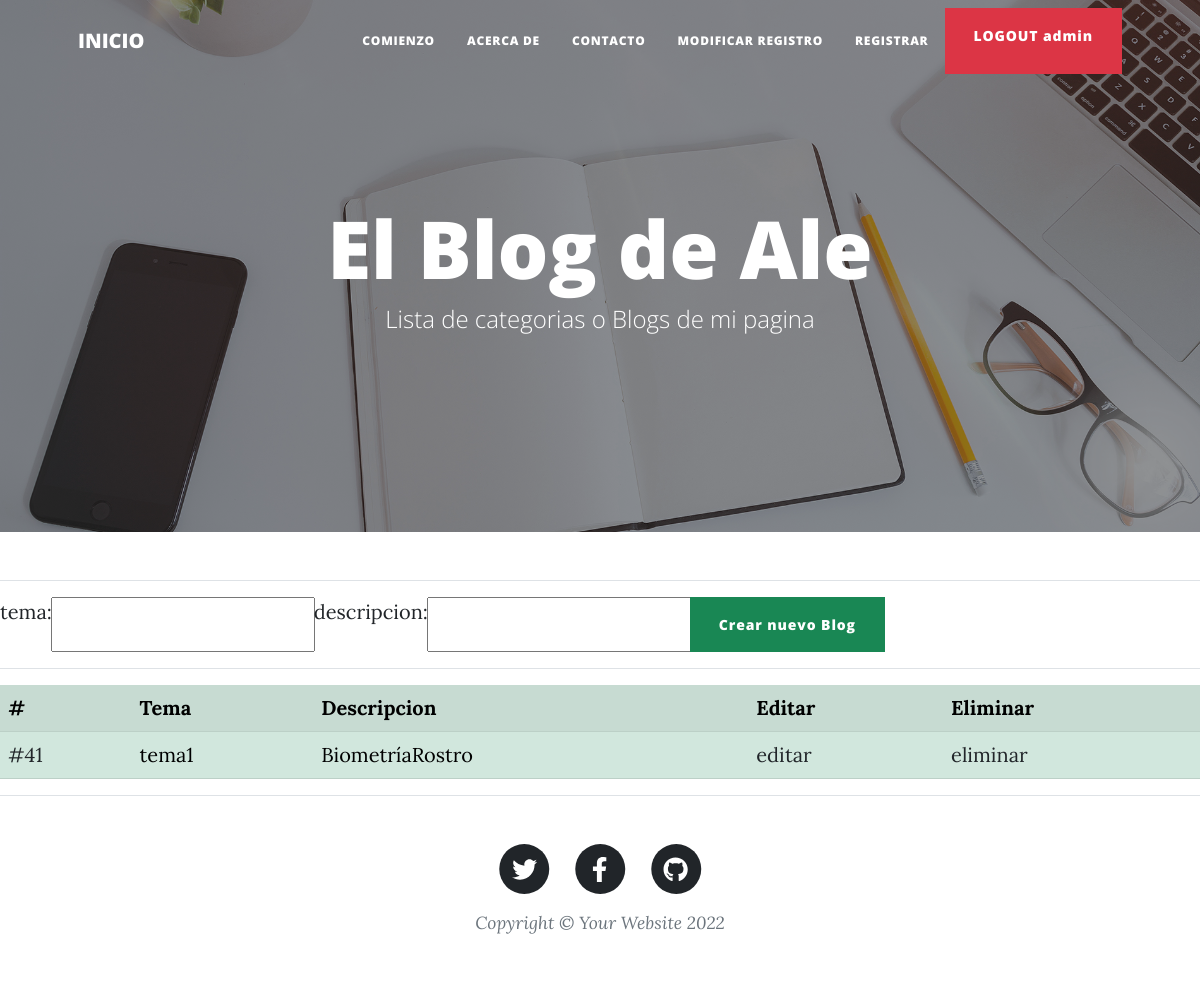
The page /AppBlog/pages/ (signed in) on the database as committed earlier.
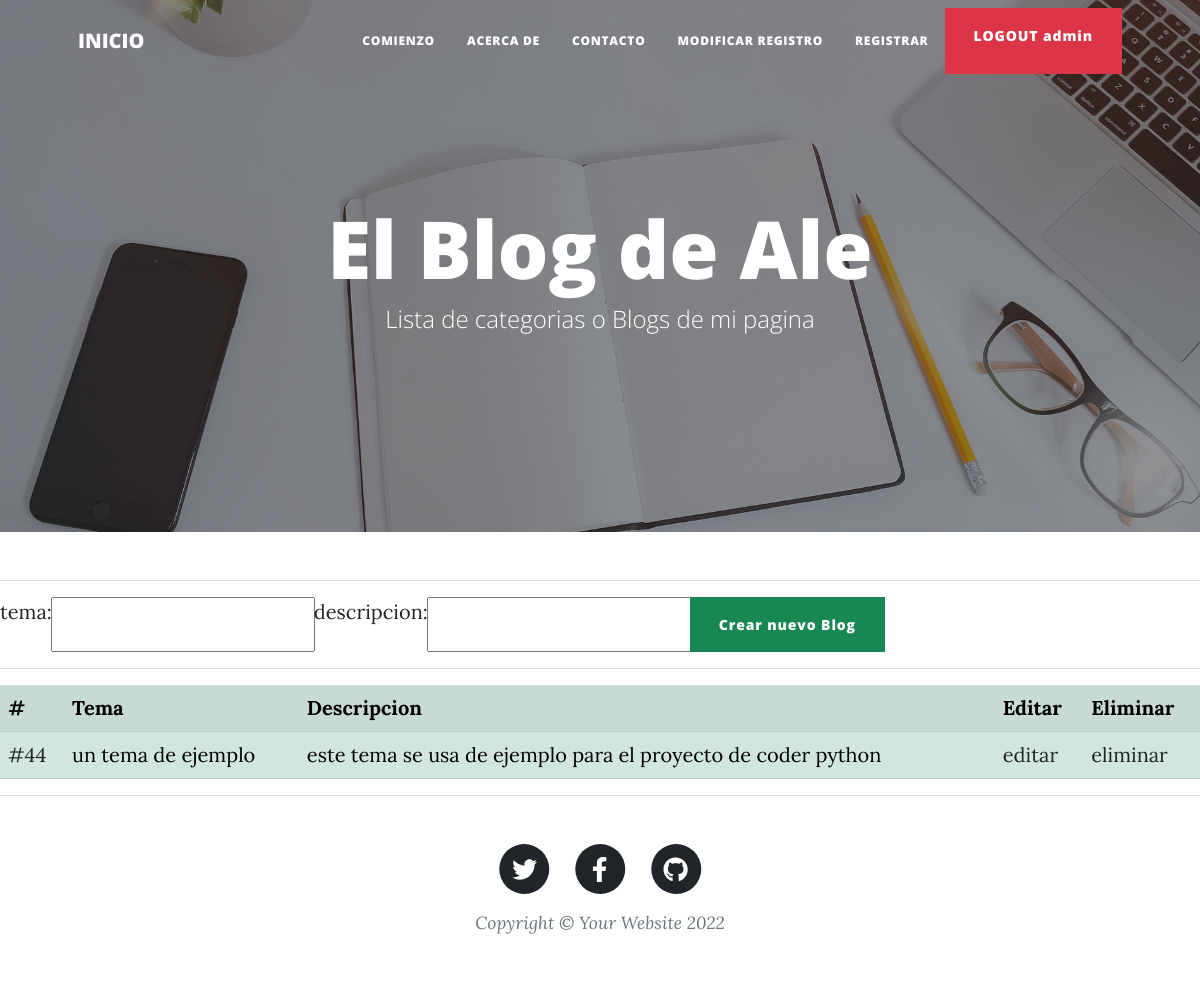
The same page on the database as committed later.
### AppBlog/models.py (models this page shows, shortened)
class pages(models.Model):
    tema=models.CharField(max_length=50)
    descripcion=models.CharField(max_length=256,null=True)

### AppBlog/views.py (the view)
# urls.py: path("pages/", paginas, name="pages"),
@login_required
def paginas(request):
    if request.method=="POST":
        form= pagesForm(request.POST)
        if form.is_valid():
            informacion=form.cleaned_data
            tema= informacion["tema"]
            descripcion= informacion["descripcion"]
            p= pages(tema=tema, descripcion=descripcion)
            p.save()
            paginas=pages.objects.all()
            return render(request, "AppBlog/pages.html" ,{"form": form,"paginas": paginas})
        else:
            return render(request, "AppBlog/pages.html" ,{"form": form, "mensaje": "Informacion no valida"})
    else:
        form= pagesForm()
        paginas=pages.objects.all()
        return render(request, "AppBlog/pages.html", {"form": form,"paginas": paginas})

### AppBlog/forms.py
class pagesForm(forms.Form):
    tema=forms.CharField(label="tema",max_length=50)
    descripcion=forms.CharField(label="descripcion",max_length=256)

### AppBlog/templates/AppBlog/pages.html (shortened to what this page needs)
{% extends "AppBlog/padre.html" %}
{% load static %}
{% block header %}
<header class="masthead" style="background-image: url({% static 'assets/img/home-bg.jpg'%}">
{% endblock %}
{% block titulo %}
<h1>El Blog de Ale</h1>
<span class="subheading">Lista de categorias o Blogs de mi pagina</span>
{% endblock %}
{% block contenido_que_cambia %}
<hr>
<form action="{% url 'pages' %}" method="POST"> {% csrf_token %}
    <div class="input-group mb-3">
        {{ form.as_table }}
    <input class="btn btn-success" type="submit" value="Crear nuevo Blog">
    </div>
</form>
<hr>
{% if paginas %}
<table class="table table-success table-striped justify-content-md-center">
    <th>#</th><th>Tema</th><th>Descripcion</th><th>Editar</th><th>Eliminar</th>
    {% for pagina in paginas %}
    <tr>
        <td><a href="{% url 'blogs' %}?pagina_id={{ pagina.id }}&tema={{ pagina.tema }}&descripcion={{ pagina.descripcion }}">#{{ pagina.id }}</a></td>
        <td>{{ pagina.tema }}</td>
        <td>{{ pagina.descripcion }}</td>
        <td><a href="{% url 'editarPage' pagina.id %}">editar</a></td>
        <td><a href="{% url 'deletePage' pagina.id %}">eliminar</a></td>
    </tr>
    {% endfor %}
</table>
{% else %}
<h2>NO HAY Paginas</h2>
{% endif %}
{% endblock %}

### AppBlog/templates/AppBlog/padre.html (shortened to what this page needs)
<!DOCTYPE html>
<html lang="en">
    <head>
        {% load static %}
        <link href="{% static 'css/styles.css' %}" rel="stylesheet" />
    </head>
    <body>
        <nav class="navbar navbar-expand-lg navbar-light" id="mainNav">
            <div class="container px-4 px-lg-5">
                <a class="navbar-brand" href="{% url 'pages' %}">INICIO</a>
                <div class="collapse navbar-collapse" id="navbarResponsive">
                    <ul class="navbar-nav ms-auto py-4 py-lg-0">
                        <li class="nav-item"><a class="nav-link px-lg-3 py-3 py-lg-4" href="{% url 'pages' %}">Comienzo</a></li>
                        <li class="nav-item"><a class="nav-link px-lg-3 py-3 py-lg-4" href="{% url 'acercade' %}">acerca de</a></li>
                        <li class="nav-item"><a class="nav-link px-lg-3 py-3 py-lg-4" href="{% url 'contacto' %}">Contacto</a></li>
                        {% if not request.user.is_authenticated %}
                        <a class="btn btn-danger" href="{% url 'login' %}">LOGIN</a>
                        {% else %}
                        <li class="nav-item"><a class="nav-link px-lg-3 py-3 py-lg-4" href="{% url 'editarPerfil' %}">modificar registro</a></li>
                        <li class="nav-item"><a class="nav-link px-lg-3 py-3 py-lg-4" href="{% url 'register' %}">registrar</a></li>
                        <a class="btn btn-danger" href="{% url 'logout' %}">LOGOUT {{ request.user.username }}</a>
                        {% endif %}
                    </ul>
                </div>
            </div>
        </nav>
        {% block header %}{% endblock %}
            <div class="container position-relative px-4 px-lg-5">
                <div class="row gx-4 gx-lg-5 justify-content-center">
                    <div class="col-md-10 col-lg-8 col-xl-7">
                        <div class="site-heading">{% block titulo %}{% endblock %}</div>
                    </div>
                </div>
            </div>
        </header>
        {% block contenido_que_cambia %}{% endblock %}
        {% block Footer %}
        <footer class="border-top">
            <div class="container px-4 px-lg-5">
                <div class="row gx-4 gx-lg-5 justify-content-center">
                    <div class="col-md-10 col-lg-8 col-xl-7">
                        <ul class="list-inline text-center">
                            <li class="list-inline-item">
                                <a href="#!">
                                    <span class="fa-stack fa-lg">
                                        <i class="fas fa-circle fa-stack-2x"></i>
                                        <i class="fab fa-twitter fa-stack-1x fa-inverse"></i>
                                    </span>
                                </a>
                            </li>
                            <li class="list-inline-item">
                                <a href="#!">
                                    <span class="fa-stack fa-lg">
                                        <i class="fas fa-circle fa-stack-2x"></i>
                                        <i class="fab fa-facebook-f fa-stack-1x fa-inverse"></i>
                                    </span>
                                </a>
                            </li>
                            <li class="list-inline-item">
                                <a href="#!">
                                    <span class="fa-stack fa-lg">
                                        <i class="fas fa-circle fa-stack-2x"></i>
                                        <i class="fab fa-github fa-stack-1x fa-inverse"></i>
                                    </span>
                                </a>
                            </li>
                        </ul>
                        <div class="small text-center text-muted fst-italic">Copyright &copy; Your Website 2022</div>
                    </div>
                </div>
            </div>
        </footer>
        {% endblock %}
    </body>
</html>

Rows that differ between the two databases and show on the page:
removed pages: id "41", tema "tema1", descripcion "BiometríaRostro"
added pages: id "44", tema "un tema de ejemplo", descripcion "este tema se usa de ejemplo para el proyecto de coder python"
